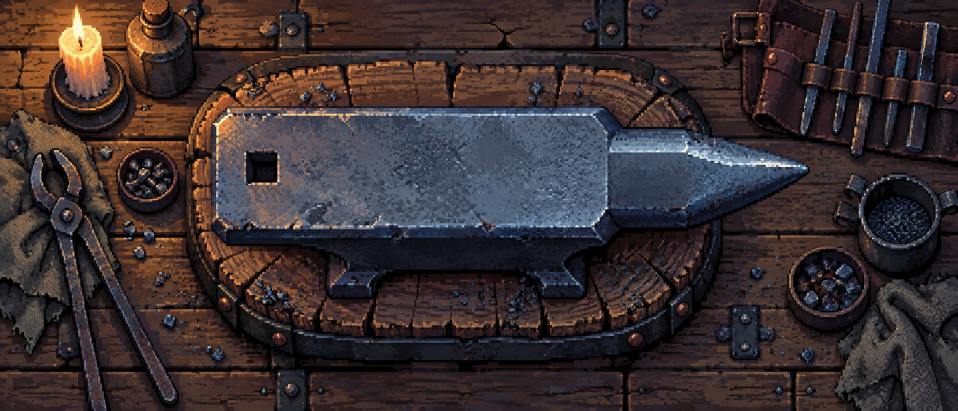
#> input picture art-source/painted/anvil-background.png, 1916 x 821 px (shown at 1/2 size); the run also reads 1 picture not shown here
$ python cut-painted-assets.py
#> lines starting #> are read from the running program, lines starting #| are printed output that depends on the picture
"""Cut approved painted art into runtime layers without re-drawing the art.
Source artwork is retained under art-source/painted for regeneration.
"""
from pathlib import Path
from PIL import Image
import math
ROOT=Path(__file__).resolve().parents[1]
SRC=ROOT/'art-source/painted'
ANVIL=ROOT/'public/assets/anvil'
STATION=ROOT/'public/assets/stations'
def cut(im,box,logical=(1313,875)):
 w,h=im.size;lw,lh=logical
 out=im.crop(tuple(round(v*(w/lw if n%2==0 else h/lh)) for n,v in enumerate(box)))
 alpha=out.getchannel('A');bb=alpha.point(lambda v:255 if v>24 else 0).getbbox()
 return out.crop(bb) if bb else out

def fit(im,size):
 out=Image.new('RGBA',size);im=im.copy();im.thumbnail(size,Image.Resampling.LANCZOS);out.alpha_composite(im,((size[0]-im.width)//2,(size[1]-im.height)//2));return out

def run():
 bg=Image.open(SRC/'anvil-background.png').convert('RGBA')
 bg.resize((896,368),Image.Resampling.LANCZOS).save(ANVIL/'backdrop.png')
 sheet=Image.open(SRC/'forge-parts.png').convert('RGBA')
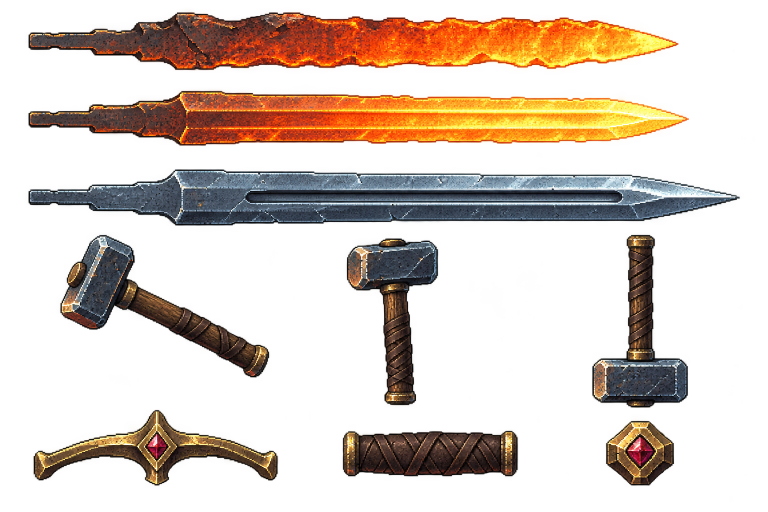
#> input picture art-source/painted/forge-parts.png, 1536 x 1024 px (shown at 1/2 size)
#> sheet is the input picture: PIL image 1536x1024 RGBA; mean R, G, B, A 86.9, 61.8, 40.9, 77.9
 for name,box in [('blade-hot',(25,0,1285,137)),('blade-shaped',(25,137,1285,271)),('blade-finished',(25,272,1285,394))]:
  c=cut(sheet,box);fit(c,(384,80)).save(ANVIL/(name+'.png'))
#> this loop made 3 passes
#> bb in cut on passes 1 to 3: (28, 24, 1328, 141), (27, 21, 1349, 132), (27, 20, 1451, 134)
 # Middle hammer has the intended head at top and handle below. All animation
 # poses are cut from the same painted tool so proportions stay consistent.
 c=cut(sheet,(565,392,785,701));c.thumbnail((96,160),Image.Resampling.LANCZOS)
 base=Image.new('RGBA',(192,192));base.alpha_composite(c,(96-c.width//2,28))
#> after `base = Image.new('RGBA', (192, 192))`: base: PIL image 192x192 RGBA; every value is 0
 for name,angle in [('hammer-raised',-38),('hammer-fall',-18),('hammer-impact',0)]:
  out=base.rotate(angle,resample=Image.Resampling.BICUBIC,center=(96,152)) if angle else base
  out.save(ANVIL/(name+'.png'))
 for name,box,size in [('guard',(32,697,500,858),(40,88)),('grip',(565,710,906,850),(96,48)),('pommel',(1010,701,1180,850),(36,44))]:
  c=cut(sheet,box)
  if name=='guard':c=c.rotate(90,expand=True)
  fit(c,size).save(ANVIL/(name+'.png'))
#> this loop made 3 passes
#> bb in cut on passes 1 to 3: (29, 3, 520, 156), (24, 30, 375, 122), (30, 21, 166, 151)
#> c: PIL image 136x130 RGBA
 print('Cut painted anvil, blades, hammer poses and assembly pieces')
if __name__=='__main__':run()

def cut_station_parts():
 sheet=Image.open(SRC/'station-parts.png').convert('RGBA')
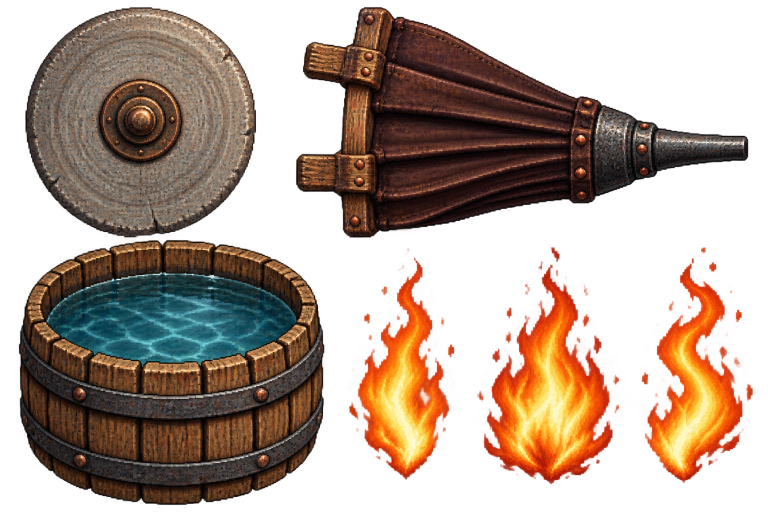
#> input picture art-source/painted/station-parts.png, 1536 x 1024 px (shown at 1/2 size)
#> sheet is the input picture: PIL image 1536x1024 RGBA; mean R, G, B, A 99.9, 54.7, 33, 126.7
 for name,box,size in [('wheel',(20,0,466,411),(192,192)),('bellows',(492,0,1303,411),(192,138))]:
  c=cut(sheet,box);fit(c,size).save(STATION/(name+'.png'))
#> this loop made 2 passes
#> bb in cut on passes 1 to 2: (27, 14, 489, 481), (16, 14, 921, 476)
#> pass 1, in cut_station_parts, `c = cut(sheet, box)`:
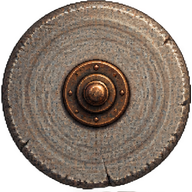
#> saved as wheel.png: PIL image 192x192 RGBA; mean R, G, B, A 93.7, 79.7, 68.9, 191.5; transparent parts drawn white
 barrel=cut(sheet,(12,410,570,870));barrel=barrel.resize((368,208),Image.Resampling.LANCZOS)
#> in cut (call 10), `alpha = out.getchannel('A')`:
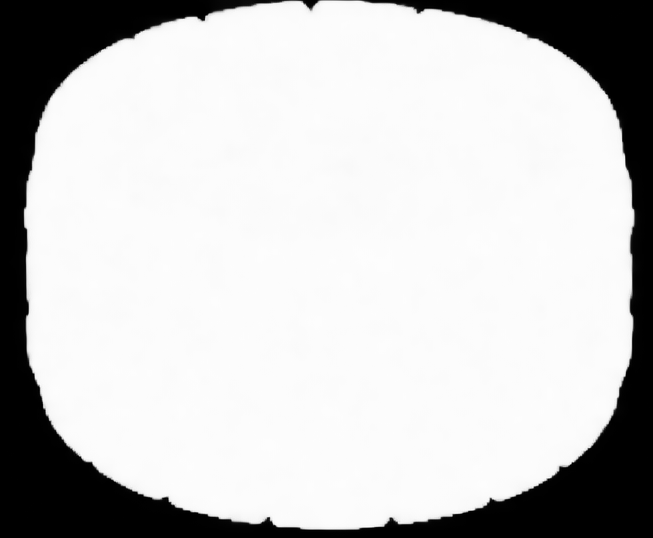
#> alpha: PIL image 653x538 L; min 0, max 253, mean 198.4
#> in cut (call 10), `bb = alpha.point(lambda v: 255 if v > 24 else 0).getbbox()`: bb = (23, 0, 635, 530)
 barrel.save(STATION/'barrel-back.png')
 # Front rim and staves mask the lower half of the weapon. The boundary
 # follows the inner oval, not a rectangular cut across the water.
 front=barrel.copy();pix=front.load()
 for y in range(208):
  for x in range(368):
   nx=(x-184)/168
   boundary=64+math.sqrt(max(0,1-nx*nx))*38
   if y<boundary:pix[x,y]=(0,0,0,0)
 front.save(STATION/'barrel-front.png')
 for n,box in enumerate([(572,410,797,865),(800,410,1075,865),(1077,410,1305,865)]):
  c=cut(sheet,box);fit(c,(224,176)).save(STATION/f'fire-{n}.png')
#> this loop made 3 passes
#> bb in cut on passes 1 to 3: (29, 16, 240, 479), (18, 15, 303, 489), (23, 15, 246, 486)
#> pass 1, in cut (call 11), `alpha = out.getchannel('A')`:
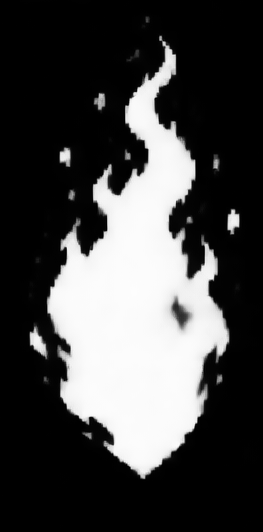
#> alpha: PIL image 263x532 L; min 0, max 253, mean 69.7
#> after the loop:
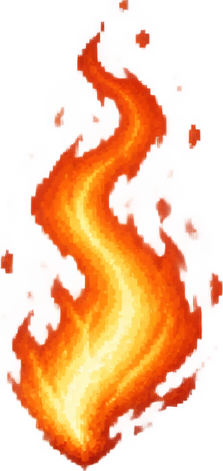
#> c: PIL image 223x471 RGBA; mean R, G, B, A 198, 72.9, 13.3, 97.2; transparent parts drawn white
 # Painted steam: soft blue-grey wisps with low alpha, layered separately.
 # Reuse natural flame silhouettes as the basis for rising plume motion,
 # recolored and diffused rather than block-shaped procedural clouds.
 from PIL import ImageFilter
 for n in range(3):
  fire=Image.open(STATION/f'fire-{n}.png').convert('RGBA');a=fire.getchannel('A').filter(ImageFilter.GaussianBlur(3))
  steam=Image.new('RGBA',fire.size,(190,211,218,0));steam.putalpha(a.point(lambda p:int(p*.42)));steam=steam.resize((192,176),Image.Resampling.LANCZOS);steam.save(STATION/f'steam-{n}.png')
#> after `steam = steam.resize((192, 176), Image.Resampling.LANCZOS)`:
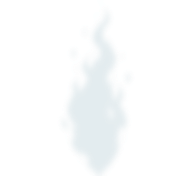
#> steam: PIL image 192x176 RGBA; mean R, G, B, A 48.7, 55, 57.1, 14.8; transparent parts drawn white
 print('Cut painted wheel, bellows, barrel layers, three fires and steam')
if __name__=='__main__':cut_station_parts()

def cut_backgrounds():
 for source,name in [('anvil-background.png','anvil/backdrop.png'),('quench-background.png','stations/quench-backdrop.png')]:
  Image.open(SRC/source).convert('RGBA').resize((896,368),Image.Resampling.LANCZOS).save(ROOT/'public/assets'/name)
 im=Image.open(SRC/'furnace-grind-panels.png').convert('RGBA');w,h=im.size
#> after `w, h = im.size`: w = 1254; h = 1254
 for n,name in enumerate(['furnace-backdrop','grind-backdrop']):
  im.crop((0,round(n*h/2),w,round((n+1)*h/2))).resize((896,368),Image.Resampling.LANCZOS).save(STATION/(name+'.png'))
 print('Cut all four painted backgrounds')
if __name__=='__main__':cut_backgrounds()
